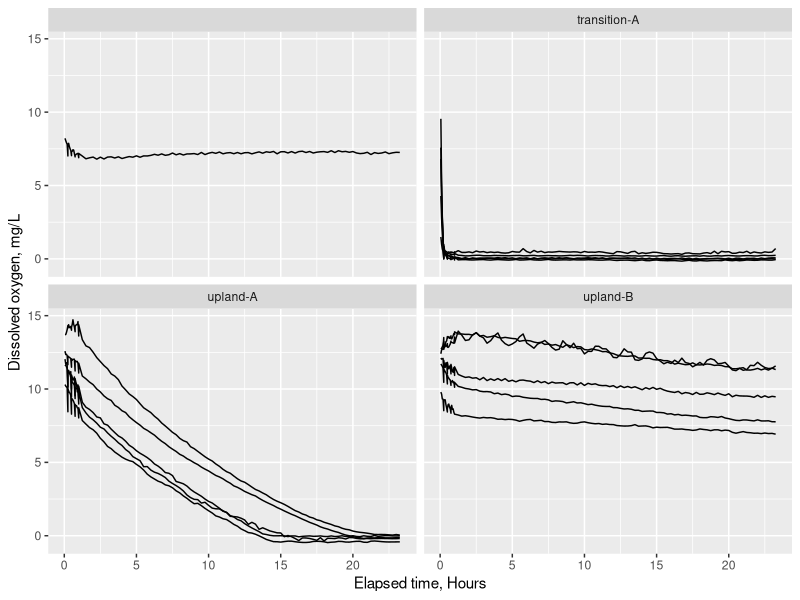
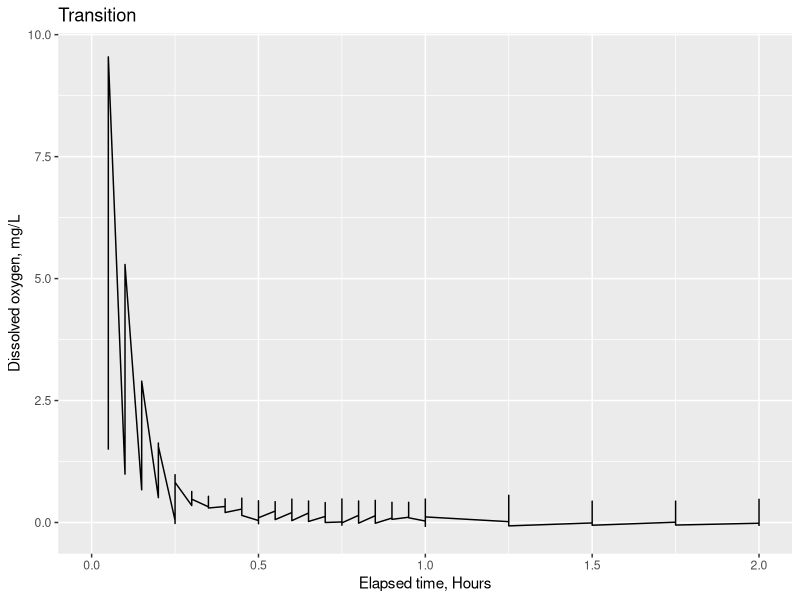
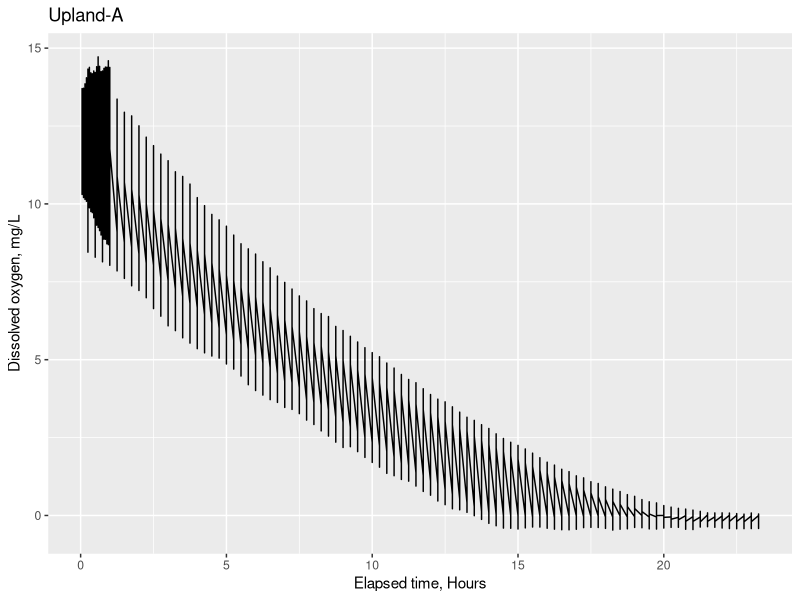
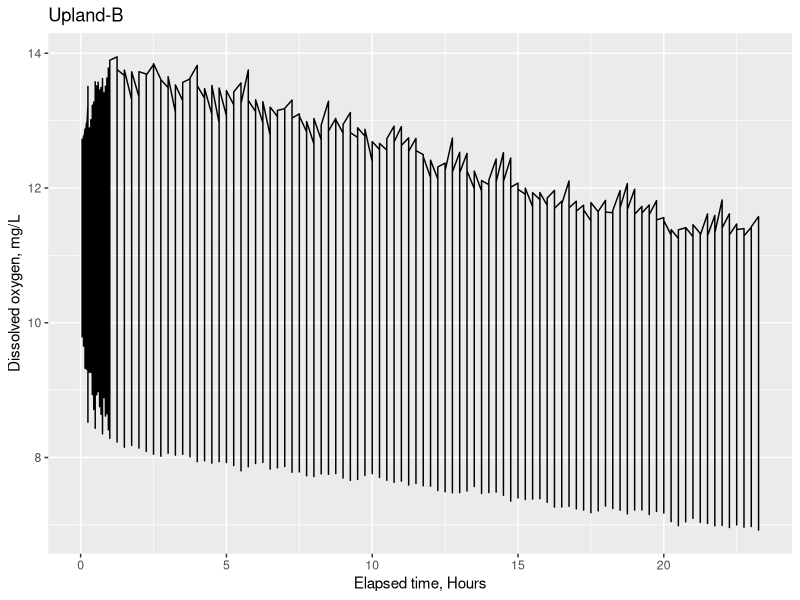

Generate these figures, in order, with R:
library(tidyverse)

#

# load data ---------------------------------------------------------------
optodes_data = read.csv("data/anoxia-redox/optode_processed_water_2wk_first24hr.csv")

optodes_data %>% 
  ggplot(aes(x = time_minutes/60, y = do_mg_L, group = sample_label))+
  geom_line(size = 0.5)+
  facet_wrap(~location)+
  
  labs(x = "Elapsed time, Hours", y = "Dissolved oxygen, mg/L")

transition_a <-
  optodes_data %>%
  subset(location == "transition-A")

# how to smooth the lines by using group_by?
transition_a %>%
  ggplot(aes(x = time_minutes/60, y = do_mg_L, group_by(sample_label)))+
  geom_line()+
  xlim(0,2)+
  labs(x = "Elapsed time, Hours", y = "Dissolved oxygen, mg/L", title = "Transition")

upland_a <-
  optodes_data %>%
  subset(location == "upland-A")

upland_a %>%
  ggplot(aes(x = time_minutes/60, y = do_mg_L))+
  geom_line()+
  labs(x = "Elapsed time, Hours", y = "Dissolved oxygen, mg/L", title = "Upland-A")

upland_b <-
  optodes_data %>%
  subset(location == "upland-B")

upland_b %>%
  ggplot(aes(x = time_minutes/60, y = do_mg_L))+
  geom_line()+
  labs(x = "Elapsed time, Hours", y = "Dissolved oxygen, mg/L", title = "Upland-B")
